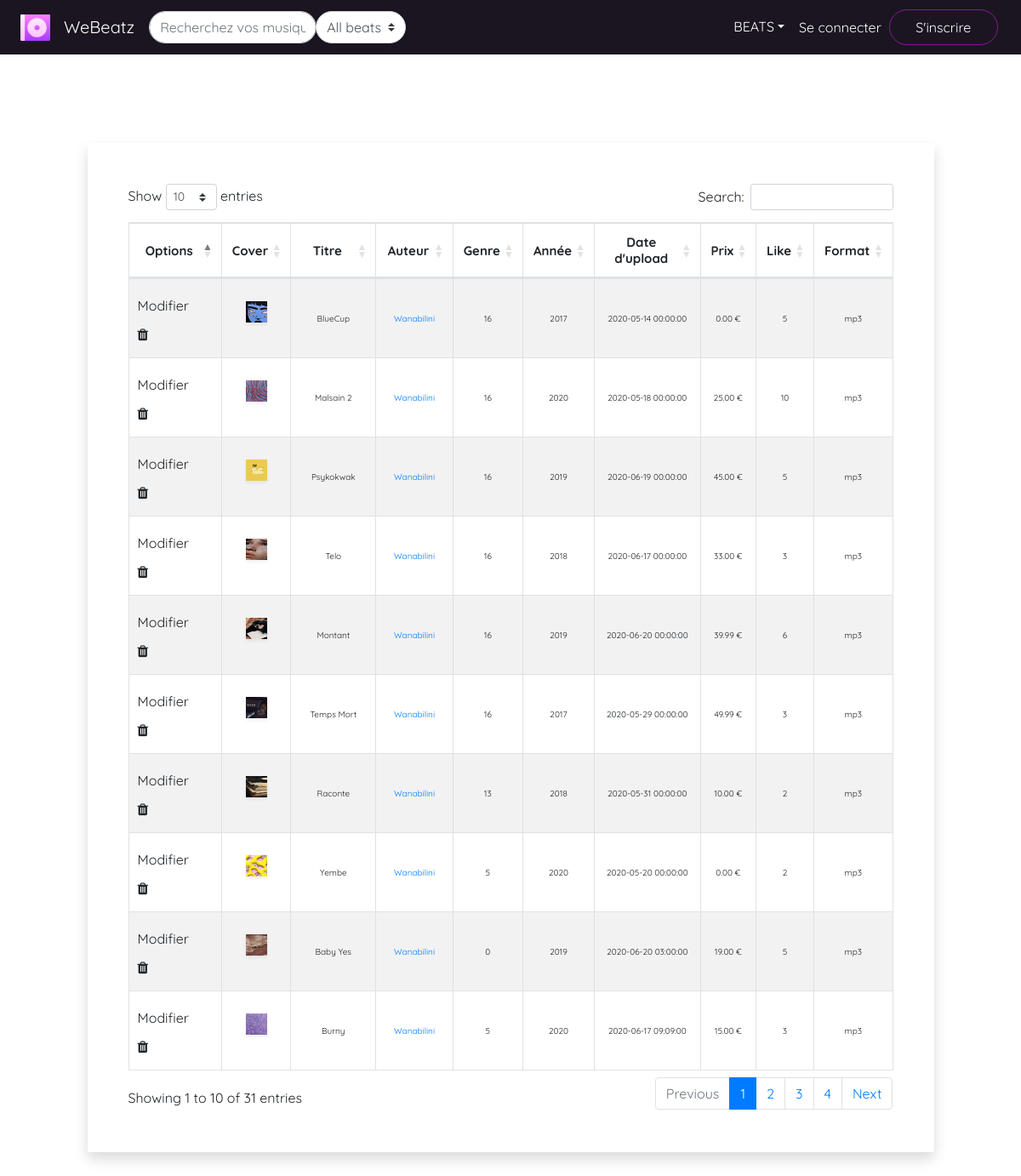
The app's page /WeBeatz/all-beats.php, older data.
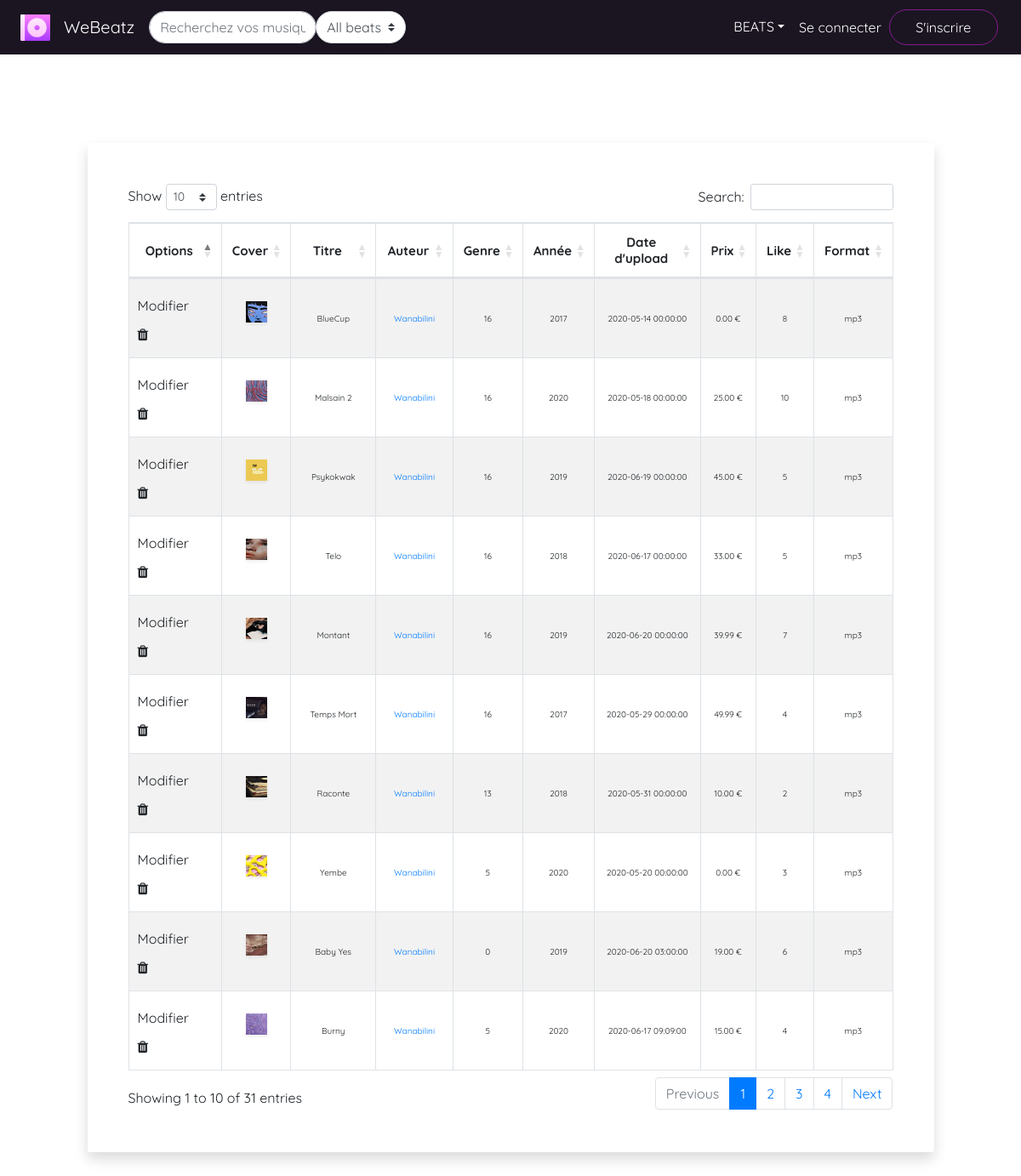
The same page, newer data.
### tables this page shows
CREATE TABLE IF NOT EXISTS `beat` (
  `beat_id` int(15) UNSIGNED NOT NULL AUTO_INCREMENT,
  `beat_title` varchar(20) NOT NULL,
  `beat_author` varchar(25) NOT NULL,
  `beat_author_id` int(10) UNSIGNED NOT NULL,
  `beat_genre` int(2) UNSIGNED DEFAULT 0,
  `beat_description` text DEFAULT '  ',
  `beat_tags` text DEFAULT NULL,
  `beat_year` int(4) NOT NULL,
  `beat_price` double(7,2) UNSIGNED DEFAULT 0.00,
  `beat_format` varchar(5) NOT NULL,
  `beat_source` text NOT NULL,
  `beat_cover` varchar(100) DEFAULT '''assets/img/cover_default.jpg''',
  `beat_nbvente` int(15) UNSIGNED NOT NULL DEFAULT 0,
  `beat_like` int(6) DEFAULT 0,
  `beat_dateupload` datetime NOT NULL,
  PRIMARY KEY (`beat_id`),
  KEY `beat_author_id` (`beat_author_id`),
  KEY `beat_author` (`beat_author`),
  KEY `beat_genre` (`beat_genre`)
);

### WeBeatz/all-beats.php (the view, shortened to what the changed rows need)
<?php
include('assets/db/connexiondb.php');
if(isset($_SESSION['user_id'])){
     $req =$BDD->prepare("SELECT * FROM beat");
    $req->execute(array());
}
else{
    $req =$BDD->prepare("SELECT * FROM beat");
    $req->execute();
}
$afficher_membres=$req->fetchAll();
print_r($_POST);
?>
<!DOCTYPE html>
<html>
    <head>
        <link rel="stylesheet" type="text/css" href="https://cdn.datatables.net/1.10.19/css/dataTables.bootstrap4.min.css">
        <link rel="stylesheet" type="text/css" href="assets/css/navbar.css">
        <link rel="stylesheet" type="text/css" src="assets/css/all-utilisateurs.css">
    </head>
    <body>
        <br/><br/><br/><br/>
        <div class="row py-5">
            <div class="col-lg-10 mx-auto">
                <div class="card rounded shadow border-0">
                    <div class="card-body p-5 bg-white rounded">
                        <div class="table-responsive">
                            <table id="example" style="width:100%" class="table table-striped table-bordered">
                                <thead>
                                    <tr>
                                        <th class="text-center align-middle" >Options</th>
                                        <th class="text-center align-middle">Cover</th>
                                        <th class="text-center align-middle" >Titre</th>
                                        <th class="text-center align-middle" >Auteur</th>
                                        <th class="text-center align-middle" >Genre</th>
                                        <th class="text-center align-middle" >Année</th>
                                        <th class="text-center align-middle" >Date d'upload</th>
                                        <th class="text-center align-middle" >Prix</th>
                                        <th class="text-center align-middle" >Like </th>
                                        <th class="text-center align-middle" >Format</th>
                                    </tr>
                                </thead>
                                <tbody>
                                    <?php
                                    foreach($afficher_membres as $am){
                                    ?>
                                    <tr>
                                        <td class="text-center align-middle">
                                            <div class="row">
                                                <a href="view-beat.php?id=<?= $am['beat_id'] ?>" title="Modifier les informations de <?= $am['beat_title']?>"><button class="btn">Modifier</button></a>
                                                <button class="btn" title="Supprimer le beat <?= $am['beat_title']?>" data-toggle="modal" data-target="#desac_modal" onclick="goInputOption(this,'<?= $am['beat_id'] ?>','<?= $am['beat_title']?>')" value="suppr"><i class='fa fa-trash'></i></button>
                                            </div>
                                        </td>
                                        <td  class="text-center align-middle">
                                            <img src="<?=$am['beat_cover']?>" style="height : 25px; width : 25px;" class="img-fluid mb-3 roundedImage shadow-sm">
                                        </td>
                                        <td class="text-center align-middle">
                                            <span><?=$am['beat_title']?></span>
                                        </td>
                                        <td class="text-center align-middle">
                                            <a href="profil.php?profil_id=<?=$am['beat_author_id']?>"><span><?=$am['beat_author']?></span></a>
                                        </td>
                                        <td class="text-center align-middle">
                                            <span><?=$am['beat_genre']?></span>
                                        </td>
                                        <td class="text-center align-middle">
                                            <span><?=$am['beat_year']?></span>
                                        </td>
                                        <td class="text-center align-middle">
                                            <span><?=$am['beat_dateupload']?></span>
                                        </td>
                                        <td class="text-center align-middle">
                                            <span><?=$am['beat_price']?> €</span>
                                        </td>
                                        <td class="text-center align-middle">
                                            <span><?=$am['beat_like']?></span>
                                        </td>
                                        <td class="text-center align-middle">
                                            <span><?=$am['beat_format']?></span>
                                        </td>
                                    </tr>
                                    <?php
                                    }
                                    ?>
                                </tbody>
                            </table>
                        </div>
                    </div>
                </div>
            </div>
        </div>
    </body>
</html>

Row changes from the older to the newer data that the page shows:
changed beat "BlueCup": beat_like "5" → "8"
changed beat "Telo": beat_like "3" → "5"
changed beat "Montant": beat_like "6" → "7"
changed beat "Temps Mort": beat_like "3" → "4"
changed beat "Yembe": beat_like "2" → "3"
changed beat "Baby Yes": beat_like "5" → "6"
changed beat "Burny": beat_like "3" → "4"
